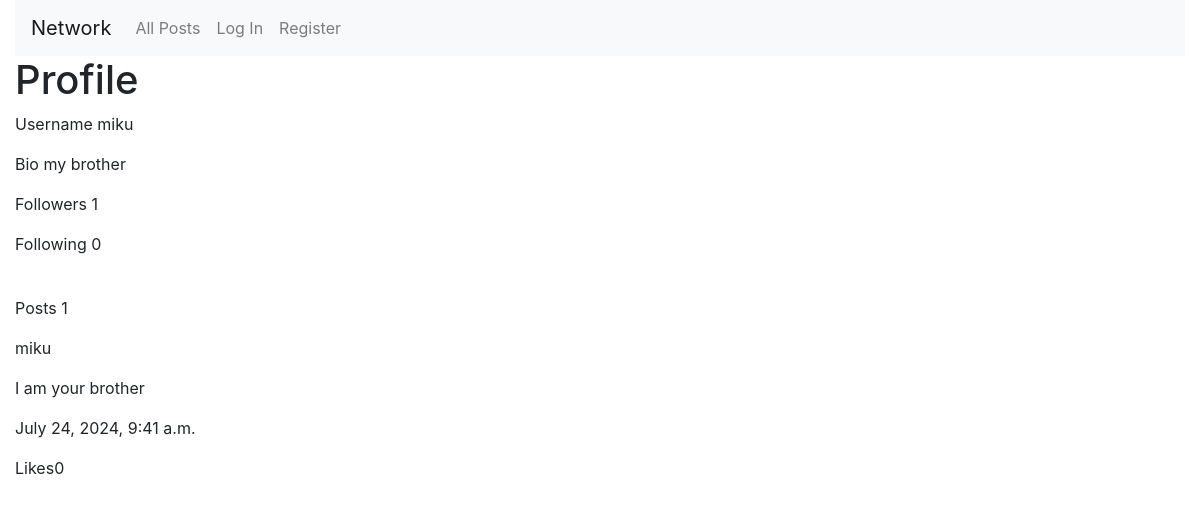
Page /profile_view/miku on the committed database.
### network/models.py (models this page shows)
class User(AbstractUser):
    pass

class Profile(models.Model):
    user = models.ForeignKey(User, on_delete=models.CASCADE, related_name="profile")
    bio = models.TextField(blank=True)
    image_link = models.URLField(blank=True, max_length=600)
    profileSet = models.BooleanField(default=False)

class Publish(models.Model):
    user = models.ForeignKey(User, on_delete=models.CASCADE, related_name="userPublish")
    content = models.TextField()
    time = models.DateTimeField(auto_now_add=True)
    likes = models.IntegerField(default=0)

### network/views.py (the view)
# urls.py: path("profile_view/<str:username>",views.profile_view,name="profile_view"),
@csrf_exempt
def profile_view(request,username):
    followerpersons = []
    user = User.objects.get(username=username)
    username = user.username
    profile = Profile.objects.get(user=user)
    bio = profile.bio
    image_link = profile.image_link
    followers = Followers.objects.filter(user=user).count()
    for follower in Followers.objects.filter(user = user):
        followerpersons.append(follower.follower.username)
    following = Following.objects.filter(user=user).count()
    if request.user.username.strip().lower() in (name.strip().lower() for name in followerpersons):
        followed = True
    else:
        followed = False
    postNumber = Publish.objects.filter(user = user).count()
    publishes = Publish.objects.filter(user = user).order_by('-time')
    return render(request, "network/profileview.html",{
        'followed':followed,
        'username':username,
        'bio':bio,
        'image_link':image_link,
        'profile':profile,
        'followers':followers,
        'following':following,
        'postNumber':postNumber,
        'publishes':publishes
    })

### network/templates/network/profileview.html (shortened to what this page needs)
{% extends "network/layout.html" %}
{% load static %}
{% block body %}
    <h1>
        Profile
    </h1>
    <div class="profile">
       <p>Username {{username}}</p>
         <p>Bio {{bio}}</p>
            <p id = "followers">Followers {{followers}}</p>
            <p id = "following">Following {{following}}</p>
            <p>Posts {{postNumber}}</p>
    </div>
    {% for publish in publishes %}
        <div class="published">
            <p  class = "postuser">{{publish.user}}</p>
            <p class = "content">{{publish.content}}</p>
            <p class = "time">{{publish.time}}</p>
            <p class ="like">Likes{{publish.likes}}</p>
        </div>
        {%empty%}
        <h1>No posts</h1>
    {% endfor %}
{% endblock %}

### rows in the picture
User: username "miku"
Profile: bio "my brother"
Publish: user "miku", content "I am your brother", time "July 24, 2024, 9:41 a.m.", likes "0"

### other values in the picture
{{ followers }} "1"
{{ following }} "0"
{{ postNumber }} "1"
